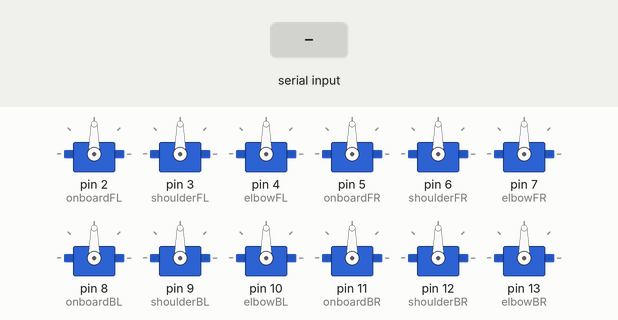
Simulated run of this sketch. Board: Arduino Uno, built with avr-gcc and run on an emulated ATmega328P. On the bench: 12 × servo. Inputs (shaded band) come from the test bench.

Above: at 1.2 s.
1.3 s: "90,45,200\n" received over Serial
At 2.3 s:
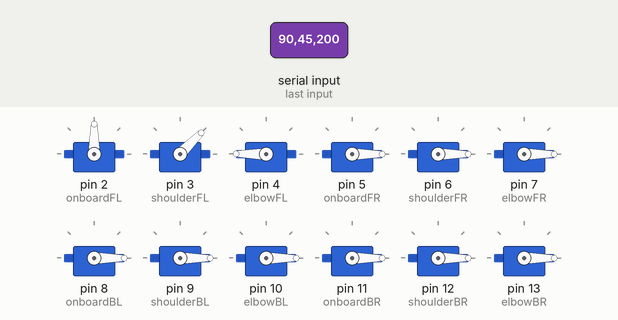
2.8 s: "30,150,10\n" received over Serial
At 3.5 s:
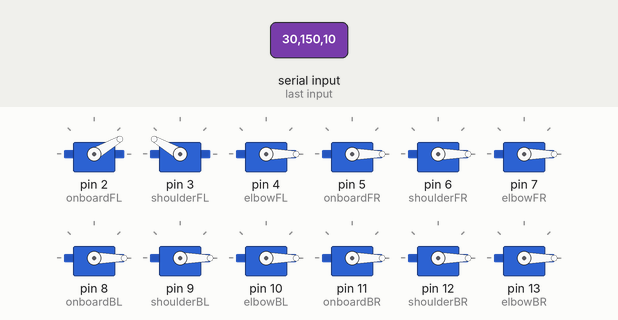
4.3 s: "90,45\n" received over Serial
At 5.5 s:
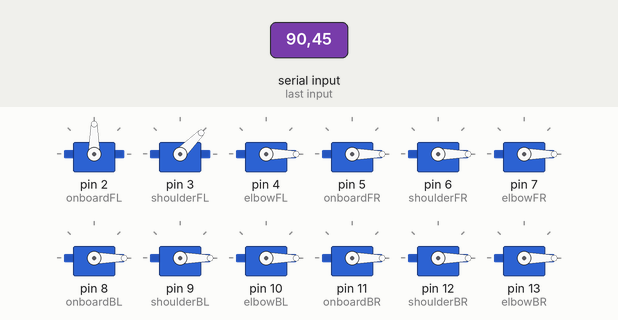
5.8 s: "5\n" received over Serial
At 6.7 s:
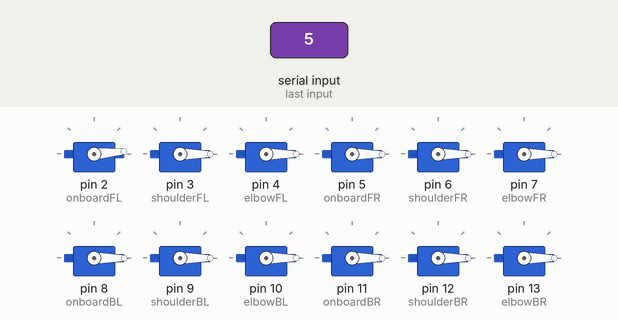
7.3 s: "90\n" received over Serial
At 7.8 s:
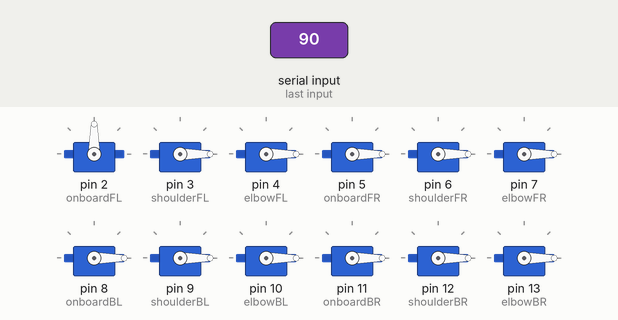
8.8 s: "200\n" received over Serial
At 10.2 s:
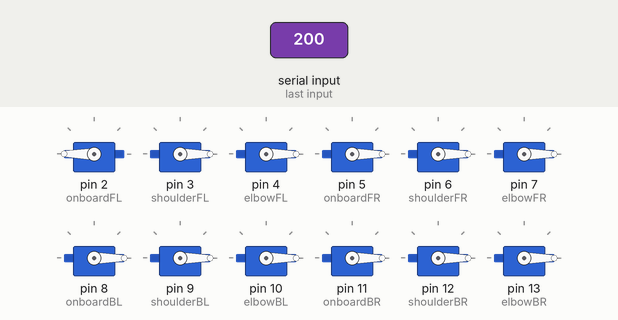
Timing chart, 0 to 11.3 s (numbered marks = the images above; inputs shaded):
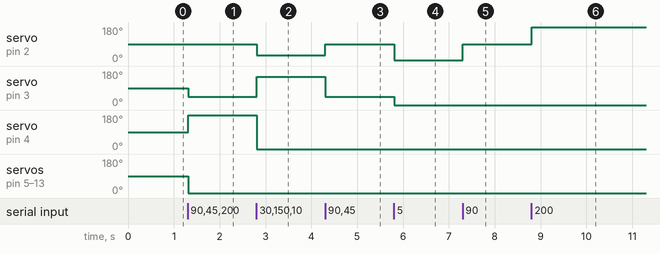

The sketch:

Adam-01.ino
```cpp
#include <Servo.h>

Servo onboardFL, shoulderFL, elbowFL;
Servo onboardFR, shoulderFR, elbowFR;

Servo onboardBL, shoulderBL, elbowBL;
Servo onboardBR, shoulderBR, elbowBR;

void setup(){
  Serial.begin(9600);
  attachServos();
}

void loop(){
  String data;
  if (Serial.available()) {
    data = Serial.readStringUntil('\n');

    onboardFL.write(data.substring(0,3).toInt());
    shoulderFL.write(data.substring(3,6).toInt());
    elbowFL.write(data.substring(6,9).toInt());

    onboardFR.write(data.substring(9,12).toInt());
    shoulderFR.write(data.substring(12,15).toInt());
    elbowFR.write(data.substring(15,18).toInt());

    onboardBL.write(data.substring(18,21).toInt());
    shoulderBL.write(data.substring(21,24).toInt());
    elbowBL.write(data.substring(24,27).toInt());

    onboardBR.write(data.substring(27,30).toInt());
    shoulderBR.write(data.substring(30,33).toInt());
    elbowBR.write(data.substring(33,36).toInt());
  }
}

void attachServos(){
  onboardFL.attach(2);
  shoulderFL.attach(3);
  elbowFL.attach(4);

  onboardFR.attach(5);
  shoulderFR.attach(6);
  elbowFR.attach(7);

  onboardBL.attach(8);
  shoulderBL.attach(9);
  elbowBL.attach(10);

  onboardBR.attach(11);
  shoulderBR.attach(12);
  elbowBR.attach(13);
}
```

Measured:
- after the input at 1.3 s, servo on pin 3 (shoulderFL): 90° → 45° at once; servo on pin 4 (elbowFL): 90° → 180° at once
- after the input at 2.8 s, servo on pin 2 (onboardFL): 90° → 30° at once; servo on pin 3 (shoulderFL): 45° → 150° at once; servo on pin 4 (elbowFL): 180° → 0° at once
- after the input at 4.3 s, servo on pin 2 (onboardFL): 30° → 90° at once; servo on pin 3 (shoulderFL): 150° → 45° at once
- after the input at 5.8 s, servo on pin 2 (onboardFL): 90° → 5° at once; servo on pin 3 (shoulderFL): 45° → 0° at once
- after the input at 7.3 s, servo on pin 2 (onboardFL): 5° → 90° at once
- after the input at 8.8 s, servo on pin 2 (onboardFL): 90° → 180° at once
